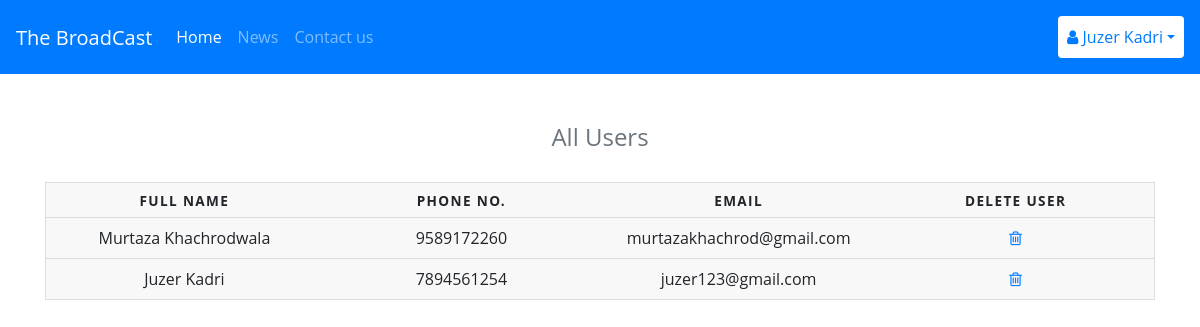
The app's page /viewUsers (signed in) with its own data.
### app.py (models this page shows, shortened)
class Users(db.Model):
    id = db.Column(db.Integer, primary_key=True)
    fullName = db.Column(db.String(30), unique=True, nullable=False)
    phone = db.Column(db.Integer, unique=True, default=0)
    email = db.Column(db.String(50), unique=True, nullable=False)
    password = db.Column(db.String(30), unique=True, nullable=False)
    admin = db.Column(db.Boolean, default=False)
    news = db.relationship('News', backref='author', lazy='dynamic')

### app.py (the view)
@app.route('/viewUsers')
def viewUsers():
    if 'loggedin' in session:
        userId = session['userId']
        user = Users.query.get_or_404(userId)
        all_users = Users.query.all()
        return render_template('viewUser.html', all_users = all_users, user=user)
    else:
        flash('Please Sign-in first!', category='warning')
        return redirect(url_for('signin'))

### templates/viewUser.html
{% extends "base.html" %}
{% block head %}
<link rel="stylesheet" href="{{ url_for('static', filename='css/floating-labels.css') }}">
<link rel="stylesheet" href="{{ url_for('static', filename='css/ResponsiveTable.css') }}">
{% endblock %}
{% block body %}
    <table class="mt-4">
        <caption style="caption-side: top; text-align: center;">All Users</caption>
        <thead>
            <tr>
                <th scope="col">Full Name</th>
                <th scope="col">Phone No.</th>
                <th scope="col">Email</th>
                <th scope="col">Delete User</th>
            </tr>
        </thead>
        <tbody>
            {% for user in all_users %}
                {% if user.fullName != 'Administrator' %}
                    <tr>
                        <td data-label="Full Name">{{ user.fullName }}</td>
                        <td data-label="Phone No.">{% if user.phone %}{{ user.phone }}{% else %}NA{% endif %}</td>
                        <td data-label="Email">{{ user.email }}</td>
                       <td data-label="Delete User">
                            <a href="/deleteProfile/{{ user.id }}">
                                <i class="fa fa-trash-o"></i>
                            </a>
                        </td>
                    </tr>
                {% endif %}
            {% endfor %}
        </tbody>
    </table>
{% endblock %}

### templates/base.html (shortened to what this page needs)
<!DOCTYPE html>
<html lang="en">
<head>
    <link rel="stylesheet" href="{{ url_for('static', filename='css/style.css') }}">
    <link rel="stylesheet" href="https://stackpath.bootstrapcdn.com/bootstrap/4.3.1/css/bootstrap.min.css"
>
    <link href="https://stackpath.bootstrapcdn.com/font-awesome/4.7.0/css/font-awesome.min.css" rel="stylesheet" type="text/css">
    {% block head %} {% endblock %}
</head>
<body>
    <nav class="navbar navbar-expand-md navbar-dark bg-primary">
        <a class="navbar-brand" href="/">The BroadCast</a>
        <div class="collapse navbar-collapse" id="myNavbar">
          <ul class="navbar-nav mr-auto">
            <li class="nav-item active">
              <a class="nav-link" href="/">Home <span class="sr-only">(current)</span></a>
            </li>
            <li class="nav-item">
              <a class="nav-link" href="/news">News</a>
            </li>
            <li class="nav-item">
              <a class="nav-link" href="{{ url_for('contact') }}">Contact us</a>
            </li>
          </ul>
          {% if not user %}
          <div class="my-2 md-my-0">
            <ul class="navbar-nav">
              <li class="nav-item user">
                <a class="nav-link btn text-primary" href="{{ url_for('signin') }}" style="background-color: white;">
                  <i class="fa fa-sign-in"></i>&nbsp;Guest</a>
              </li>
            </ul>
          </div>
          {% else %}
          <div class="my-2 md-my-0">
            <ul class="navbar-nav">
              <li class="nav-item dropdown">
                <a class="nav-link dropdown-toggle btn text-primary" href="#" id="dropdown" data-toggle="dropdown" style="background-color: white;" aria-haspopup="true" aria-expanded="false" style="color: white;">
                  <i class="fa fa-user"></i>&nbsp;{{ user.fullName }}</a>
              </li>
            </ul>
          </div>
          {% endif %}
        </div>
    </nav>
    <div class="container">
        {% block body %} {% endblock %}
    </div>
</body>
</html>

### static/css/ResponsiveTable.css (style rules this page uses)
body { font-family: "Open Sans", sans-serif; line-height: 1.25; }
table { border: 1px solid #ccc; border-collapse: collapse; margin: 0; padding: 0; width: 100%; table-layout: fixed; }
table caption { font-size: 1.5em; margin: .5em 0 .75em; }
table tr { background-color: #f8f8f8; border: 1px solid #ddd; padding: .35em; }
table th, table td { padding: .625em; text-align: center; }
table th { font-size: .85em; letter-spacing: .1em; text-transform: uppercase; }

### records on screen
Users: fullName "Juzer Kadri", phone "7894561254", email "juzer123@gmail.com"
Users: fullName "Murtaza Khachrodwala", phone "9589172260", email "murtazakhachrod@gmail.com"
